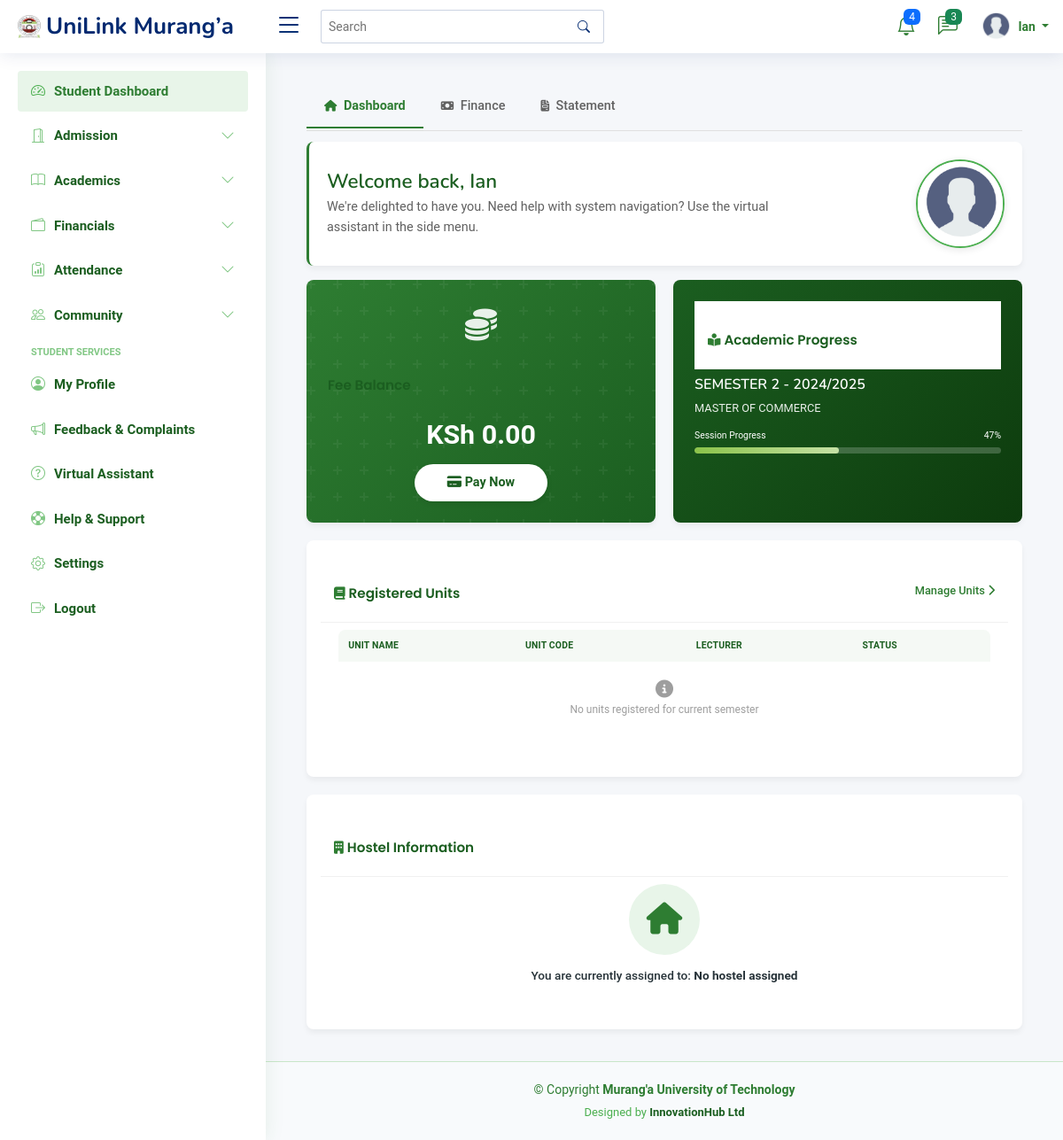
Screenshot of /student/dashboard/ (signed in) with the database file from the repository.
### students_portal/models.py (models this page shows, shortened)
class User(AbstractUser):
    USER_TYPES = (
        ('student', 'Student'),
        ('lecturer', 'Lecturer'),
        ('admin', 'Administrator'),
        ('staff', 'Administrative Staff'),
        ('finance', 'Finance Officer'),
    )
    user_type = models.CharField(max_length=20, choices=USER_TYPES)
    is_verified = models.BooleanField(default=False)
    status = models.CharField(max_length=20, choices=[
        ('active', 'Active'),
        ('inactive', 'Inactive'),
        ('suspended', 'Suspended'),
    ], default='active')
    phone_number = models.CharField(max_length=15, blank=True, null=True)
    last_password_change = models.DateTimeField(default=timezone.now)
    password_reset_token = models.CharField(max_length=100, blank=True, null=True)
    password_reset_token_expiry = models.DateTimeField(blank=True, null=True)
    created_at = models.DateTimeField(auto_now_add=True)
    updated_at = models.DateTimeField(auto_now=True)

class Student(models.Model):
    registration_number = models.CharField(max_length=20, unique=True)
    first_name = models.CharField(max_length=100)
    last_name = models.CharField(max_length=100)
    middle_name = models.CharField(max_length=100, blank=True, null=True)
    id_number = models.CharField(max_length=20, blank=True, null=True)
    profile_picture = models.ImageField(upload_to='lecturer_profiles/', blank=True, null=True)
    programme = models.ForeignKey(Programme, on_delete=models.CASCADE, related_name='students')
    current_year = models.IntegerField()
    current_semester = models.IntegerField()
    date_of_admission = models.DateField()
    expected_graduation_date = models.DateField(blank=True, null=True)
    date_of_birth = models.DateField(blank=True, null=True)
    gender = models.CharField(max_length=10, choices=[
        ('M', 'Male'),
        ('F', 'Female'),
        ('O', 'Other')
    ], blank=True, null=True)
    email = models.EmailField(blank=True, null=True)
    phone_number = models.CharField(max_length=15, blank=True, null=True)
    religion = models.CharField(max_length=50, blank=True, null=True)
    county = models.CharField(max_length=50, blank=True, null=True)
    town = models.CharField(max_length=50, blank=True, null=True)
    postal_address = models.CharField(max_length=100, blank=True, null=True)
    postal_code = models.CharField(max_length=10, blank=True, null=True)
    parent_name = models.CharField(max_length=100, blank=True, null=True)
    parent_phone = models.CharField(max_length=15, blank=True, null=True)
    emergency_contact_name = models.CharField(max_length=100, blank=True, null=True)
    emergency_contact_relationship = models.CharField(max_length=50, blank=True, null=True)
    emergency_contact_phone = models.CharField(max_length=15, blank=True, null=True)
    is_active = models.BooleanField(default=True)
    status = models.CharField(max_length=20, choices=[
        ('active', 'Active'),
        ('inactive', 'Inactive'),
        ('graduated', 'Graduated'),
        ('deferred', 'Deferred'),
        ('suspended', 'Suspended'),
        ('transferred', 'Transferred'),
        ('withdrawn', 'Withdrawn')
    ], default='active')
    entry_mode = models.CharField(max_length=20, choices=[
        ('government_sponsored', 'Government-Sponsored'),
        ('self_sponsored', 'Self-Sponsored'),
        ('parallel', 'Parallel'),
        ('exchange', 'Exchange'),
        ('transfer', 'Transfer')
    ], default='government_sponsored')
    scholarship_info = models.TextField(blank=True, null=True)
    created_at = models.DateTimeField(auto_now_add=True)
    updated_at = models.DateTimeField(auto_now=True)

class Semester(models.Model):
    academic_year = models.ForeignKey(AcademicYear, on_delete=models.CASCADE, related_name='semesters')
    name = models.CharField(max_length=50)
    number = models.IntegerField()  # 1, 2, or 3 depending on programme
    start_date = models.DateField()
    end_date = models.DateField()
    is_current = models.BooleanField(default=False)
    is_special = models.BooleanField(default=False)
    current_week = models.PositiveSmallIntegerField(
        default=1,
    )
    class Meta:
        unique_together = ('academic_year', 'number')

class AcademicYear(models.Model):
    name = models.CharField(max_length=50)
    start_date = models.DateField()
    end_date = models.DateField()
    is_current = models.BooleanField(default=False)

class Programme(models.Model):
    name = models.CharField(max_length=200)
    code = models.CharField(max_length=20, unique=True)
    department = models.ForeignKey(Department, on_delete=models.CASCADE, related_name='programmes')
    duration_years = models.IntegerField()
    semesters_per_year = models.IntegerField(default=2)
    description = models.TextField(blank=True, null=True)

### students_portal/views.py (the view)
# urls.py: path('student/dashboard/', views.student_dashboard, name='student_dashboard'),
@login_required
def student_dashboard(request):
    if request.session.get('user_type') != 'student':
        messages.error(request, "You don't have access to the student dashboard.")
        return redirect('login')
    student_id = request.session.get('student_id')
    try:
        student = Student.objects.select_related('programme').get(id=student_id)
        programme = student.programme
        current_semester = Semester.objects.filter(is_current=True).first()
        if not current_semester:
            current_semester = Semester.objects.order_by('-academic_year__start_date', '-start_date').first()
        enrolled_units = []
        session_progress = 0
        if current_semester:
            enrolled_units = StudentEnrollment.objects.filter(
                student=student,
                semester=current_semester
            ).select_related('programme_unit', 'programme_unit__unit')
            if current_semester.end_date and current_semester.start_date:
                today = datetime.now().date()
                total_days = (current_semester.end_date - current_semester.start_date).days
                days_passed = max(0, (today - current_semester.start_date).days)
                session_progress = min(100, round((days_passed / total_days) * 100)) if total_days > 0 else 0
        current_balance = 0
        current_fee_record = None
        if current_semester:
            current_fee_structure = FeesStructure.objects.filter(
                programme=programme,
                year_of_study=student.current_year,
                semester=student.current_semester,
                academic_year=current_semester.academic_year
            ).first()
            if current_fee_structure:
                current_fee_record = StudentFee.objects.filter(
                    student=student,
                    fee_structure=current_fee_structure
                ).first()
                if current_fee_record:
                    current_balance = current_fee_record.balance
        context = {
            'student': student,
            'programme': programme,
            'current_semester': current_semester,
            'enrolled_units': enrolled_units,
            'session_progress': session_progress,
            'current_balance': current_balance,
            'current_fee_record': current_fee_record,  # Pass the entire record for more details if needed
            'page_title': 'Student Dashboard',
        }
        return render(request, 'dashboards/student_dashborad_page.html', context)
    except Student.DoesNotExist:
        messages.error(request, "Student data profile not found. Please contact administration.")
        return redirect('login')

### templates/dashboards/student_dashborad_page.html (shortened to what this page needs)
{% extends 'base/base.html' %}
{% load static %}
{% block content %}
<div class="section dashboard">
    <div class="dashboard-header">
        <div class="nav-tabs">
            <div class="nav-tab active">
                <i class="fas fa-home"></i> Dashboard
            </div>
            <div class="nav-tab">
                <i class="fas fa-money-bill"></i> Finance
            </div>
            <div class="nav-tab">
                <i class="fas fa-file-invoice"></i> Statement
            </div>
        </div>
        <div class="welcome-card">
            <div class="welcome-content">
                <div class="welcome-text">
                    <h2>Welcome back, {{ user.first_name }}</h2>
                    <p>We're delighted to have you. Need help with system navigation? Use the virtual assistant in the side menu.</p>
                </div>
                <div class="welcome-image">
                    <img src="{% static 'assets/img/profile.png' %}" alt="Student Profile">
                </div>
            </div>
        </div>
    </div>
    <div class="dashboard-grid">
        <div class="dashboard-card finance-card">
            <div class="finance-content">
                <div class="finance-icon">
                    <i class="fas fa-coins"></i>
                </div>
                <h3 class="card-title">Fee Balance</h3>
                <div class="finance-amount">KSh {{ current_balance|floatformat:2 }}</div>
                <button class="finance-btn">
                    <i class="fas fa-credit-card"></i> Pay Now
                </button>
            </div>
        </div>
        <div class="dashboard-card semester-card">
            <div class="semester-content">
                <div class="card-header">
                    <h3 class="card-title">
                        <i class="fas fa-book-reader"></i> Academic Progress
                    </h3>
                </div>
                <h4 class="semester-title">SEMESTER {{ student.current_semester }} - {{ current_semester.academic_year.name }}</h4>
                <p class="semester-subtitle">{{ programme.name|upper }}</p>
                <div class="progress-container">
                    <div class="progress-label">
                        <span>Session Progress</span>
                        <span>{{ session_progress }}%</span>
                    </div>
                    <div class="progress-bar">
                        <div class="progress-fill" style="width: {{ session_progress }}%"></div>
                    </div>
                </div>
            </div>
        </div>
        <div class="dashboard-card dashboard-full-width">
            <div class="card-header">
                <h3 class="card-title">
                    <i class="fas fa-book"></i> Registered Units
                </h3>
                <a href="{% url 'unit_enrollment' %}" class="card-link">
                    Manage Units <i class="fas fa-chevron-right"></i>
                </a>
            </div>
            <div class="card-body">
                <div class="table-responsive">
                    <table class="units-table">
                        <thead>
                            <tr>
                                <th>Unit Name</th>
                                <th>Unit Code</th>
                                <th>Lecturer</th>
                                <th>Status</th>
                            </tr>
                        </thead>
                        <tbody>
                            {% for enrollment in enrolled_units %}
                            <tr>
                                <td>{{ enrollment.programme_unit.unit.name }}</td>
                                <td>{{ enrollment.programme_unit.unit.code }}</td>
                                <td>
                                    {% with allocation=enrollment.programme_unit.unit_allocations.first %}
                                        {% if allocation %}
                                            {{ allocation.lecturer.get_full_name }}
                                        {% else %}
                                            <span style="color: #F57C00;">Not Assigned</span>
                                        {% endif %}
                                    {% endwith %}
                                </td>
                                <td>
                                    <span class="status-badge status-pending">
                                        <i class="fas fa-circle-notch fa-spin" style="margin-right: 0.3rem;"></i>
                                        Registered
                                    </span>
                                </td>
                            </tr>
                            {% empty %}
                            <tr>
                                <td colspan="4">
                                    <div class="empty-state">
                                        <i class="fas fa-info-circle"></i>
                                        <p>No units registered for current semester</p>
                                    </div>
                                </td>
                            </tr>
                            {% endfor %}
                        </tbody>
                    </table>
                </div>
            </div>
        </div>
        <div class="dashboard-card dashboard-full-width hostel-card">
            <div class="card-header">
                <h3 class="card-title">
                    <i class="fas fa-building"></i> Hostel Information
                </h3>
            </div>
            <div class="card-body">
                <div class="hostel-icon">
                    <i class="fas fa-home"></i>
                </div>
                <p class="hostel-info">
                    You are currently assigned to:
                    <strong>{% if student.hostel %}{{ student.hostel.name }}{% else %}No hostel assigned{% endif %}</strong>
                </p>
            </div>
        </div>
    </div>
</div>
{% endblock %}

### templates/base/navbar.html (shortened to what this page needs)
{% load static %}
<header id="header" class="header fixed-top d-flex align-items-center">
    <div class="d-flex align-items-center justify-content-between">
      {% if request.user.is_staff %}
        <a href="#" class="logo d-flex align-items-center">
        {% else %}
        <a href="#" class="logo d-flex align-items-center">
      {% endif %}
        <img src="{% static 'assets/img/logo.png'%}" alt="">
        <span class="d-none d-lg-block">UniLink Murang’a</span>
      </a>
      <i class="bi bi-list toggle-sidebar-btn"></i>
    </div>
    <div class="search-bar">
      <form class="search-form d-flex align-items-center" method="POST" action="#">
        <input type="text" name="query" placeholder="Search" title="Enter search keyword">
        <button type="submit" title="Search"><i class="bi bi-search"></i></button>
      </form>
    </div>
    <nav class="header-nav ms-auto">
      <ul class="d-flex align-items-center">
        <li class="nav-item dropdown">
          <a class="nav-link nav-icon" href="#" data-bs-toggle="dropdown">
            <i class="bi bi-bell"></i>
            <span class="badge bg-primary badge-number">4</span>
          </a>
            </li>
          </ul>
        <li class="nav-item dropdown">
          <a class="nav-link nav-icon" href="#" data-bs-toggle="dropdown">
            <i class="bi bi-chat-left-text"></i>
            <span class="badge bg-success badge-number">3</span>
          </a>
        </li>
        <li class="nav-item dropdown pe-3">
          <a class="nav-link nav-profile d-flex align-items-center pe-0" href="#" data-bs-toggle="dropdown">
            <img src="{% static 'assets/img/profile.png'%}" alt="Profile" class="rounded-circle">
            <span class="d-none d-md-block dropdown-toggle ps-2">
              {% if user.is_authenticated %}
                   {{ user.first_name }}
              {% else %}
                  Admin
              {% endif %}
            </span>
          </a>
        </li>
    </nav>
  </header>

### rows the page displays
User: first_name "Ian"
Student: current_semester "2"
Semester: academic_year.name "2024/2025"
Programme: name "MASTER OF COMMERCE"

### other values shown
{{ current_balance|floatformat:2 }} "0.00"
{{ session_progress }} "47"
